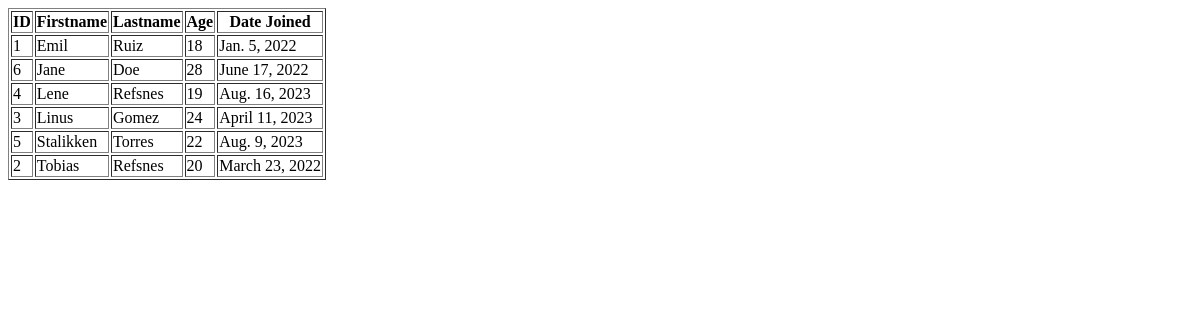
Page /testing/ on the earlier database version.
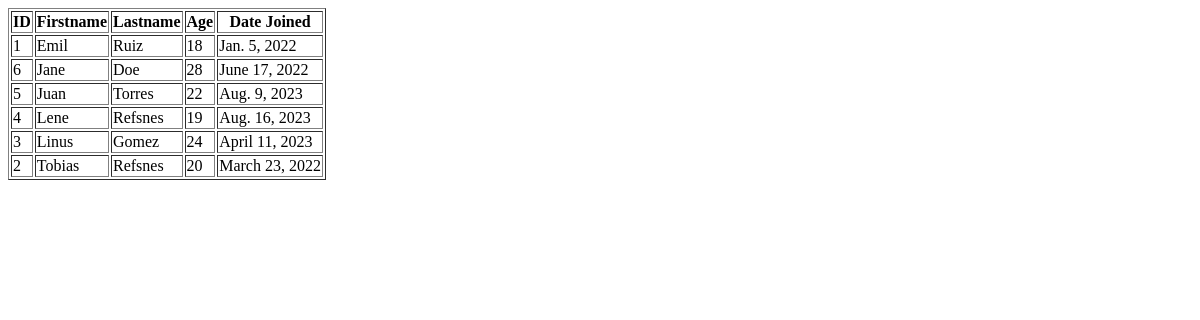
Same page on the later database version.
### members/models.py (models this page shows, shortened)
class Member(models.Model):
    firstname = models.CharField(max_length=255)
    lastname = models.CharField(max_length=255)
    age = models.IntegerField(null=True)
    joined_date = models.DateField(null=True)

### members/views.py (the view)
# urls.py: path('testing/', views.testing, name='testing')
def testing(request):
    mydata = Member.objects.all().order_by('firstname').values()
    template = loader.get_template('template.html')
    context = {
        "mydata":mydata,
    }
    return HttpResponse(template.render(context,request))

### members/templates/template.html (shortened to what this page needs)
<!DOCTYPE html>
<html lang="en">
<head>
</head>
<body>
    <table border='1'>
        <tr>
          <th>ID</th>
          <th>Firstname</th>
          <th>Lastname</th>
          <th>Age</th>
          <th>Date Joined</th>
        </tr>
        {% for x in mydata %}
          <tr>
            <td>{{ x.id }}</td>
              <td>{{ x.firstname }}</td>
            <td>{{ x.lastname }}</td>
            <td>{{ x.age }}</td>
            <td>{{ x.joined_date }}</td>
          </tr>
        {% endfor %}
      </table>
</body>
</html>

Differences in the rows shown:
changed Member "Torres": firstname "Stalikken" → "Juan"; moves up the list
